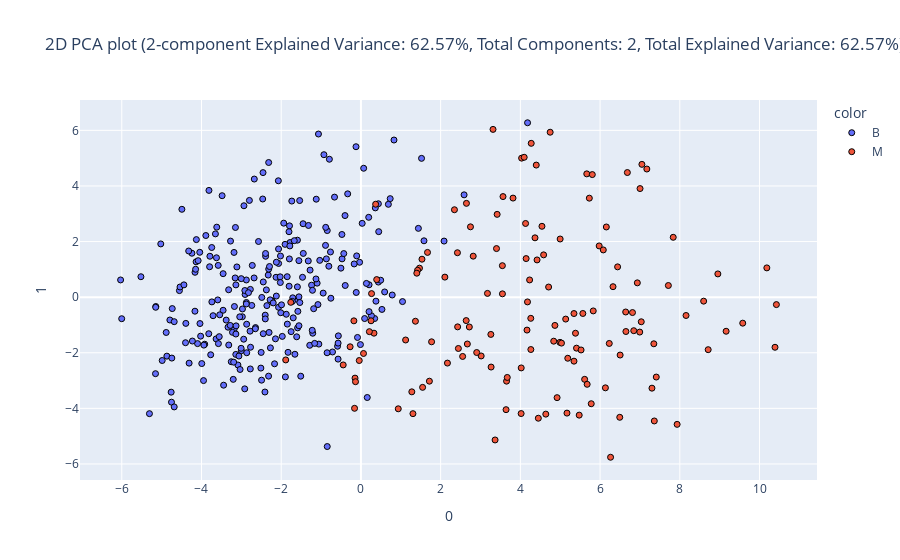

Here is the notebook cell this chart was saved with:
### Code cell
_, pca2d_train_df, _, pca2d_test_df = eda.dimensionality_reduction(train_df, test_df, identifier=id_features, categorical=categorical_features, continuous=continuous_features, target="Diagnosis", method="pca", plot_type="2d", components=2)

### Figure 1 — Plotly figure (JSON) as saved in the notebook; plotly's stock layout.template omitted (floating-point values rounded to 4 significant figures; data arrays with more than 128 entries replaced by an {"elided": "..."} marker saying what was removed)
{"data": [{"hovertemplate": "color=B<br>0=%{x}<br>1=%{y}<extra></extra>", "legendgroup": "B", "marker": {"color": "#636efa", "line": {"color": "Black", "width": 1}, "opacity": 1, "symbol": "circle"}, "mode": "markers", "name": "B", "orientation": "v", "showlegend": true, "type": "scatter", "x": {"elided": "269 float values"}, "xaxis": "x", "y": {"elided": "269 float values"}, "yaxis": "y"}, {"hovertemplate": "color=M<br>0=%{x}<br>1=%{y}<extra></extra>", "legendgroup": "M", "marker": {"color": "#EF553B", "line": {"color": "Black", "width": 1}, "opacity": 1, "symbol": "circle"}, "mode": "markers", "name": "M", "orientation": "v", "showlegend": true, "type": "scatter", "x": {"elided": "139 float values"}, "xaxis": "x", "y": {"elided": "139 float values"}, "yaxis": "y"}], "layout": {"legend": {"title": {"text": "color"}, "tracegroupgap": 0}, "title": {"text": "2D PCA plot (2-component Explained Variance: 62.57%, Total Components: 2, Total Explained Variance: 62.57%)"}, "xaxis": {"anchor": "y", "domain": [0, 1], "title": {"text": "0"}}, "yaxis": {"anchor": "x", "domain": [0, 1], "title": {"text": "1"}}}}
